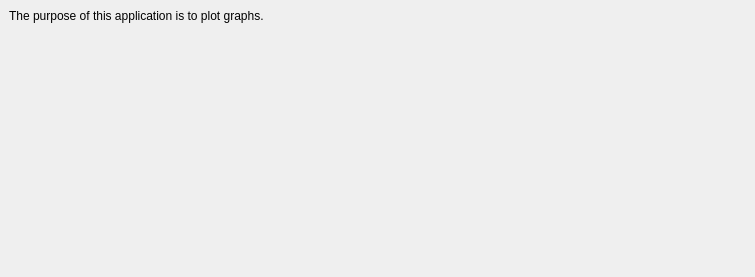
<?xml version="1.0" encoding="UTF-8"?>
<ui version="4.0">
 <class>AboutWindow</class>
 <widget class="QWidget" name="AboutWindow">
  <property name="windowModality">
   <enum>Qt::WindowModal</enum>
  </property>
  <property name="geometry">
   <rect>
    <x>0</x>
    <y>0</y>
    <width>755</width>
    <height>277</height>
   </rect>
  </property>
  <property name="windowTitle">
   <string>About Application</string>
  </property>
  <widget class="QWidget" name="gridLayoutWidget">
   <property name="geometry">
    <rect>
     <x>9</x>
     <y>9</y>
     <width>741</width>
     <height>261</height>
    </rect>
   </property>
   <layout class="QGridLayout" name="gridLayout" rowstretch="0" columnstretch="1">
    <item row="0" column="0">
     <widget class="QLabel" name="label">
      <property name="text">
       <string>The purpose of this application is to plot graphs. </string>
      </property>
      <property name="alignment">
       <set>Qt::AlignLeading|Qt::AlignLeft|Qt::AlignTop</set>
      </property>
     </widget>
    </item>
   </layout>
  </widget>
 </widget>
 <resources/>
 <connections/>
</ui>
